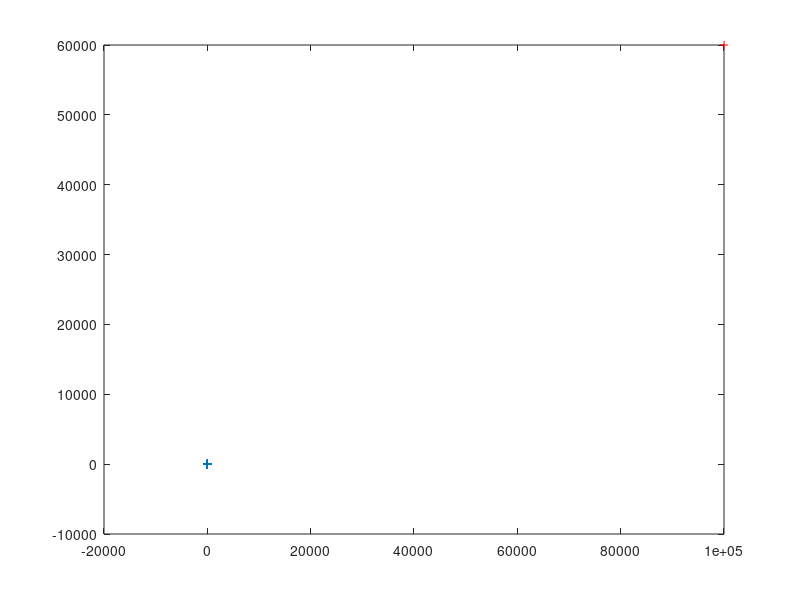

Here is the MATLAB script that generated this plot:
% Orbital.m

G = 6.6738480e-11;
M = 5.9742e24;
mu = G * M;

v = [100.0 -10.0];
r = [100000.0 60000.0];
r_mag = norm(r);
r_dir = r./r_mag;
vr = r_dir .* dot(r_dir, v); % radial velocity
vr_mag = norm(vr);
vt = v - vr; % tangent velocity
vt_mag = norm(vt);

t_dir = vt./vt_mag;

% Compute Kepler orbit

p = ((r_mag .* vt_mag) ^ 2) ./ mu;
v0 = sqrt(mu/p);

ex = ((vt_mag - v0) * r_dir - vr_mag * t_dir)/v0;
e = norm(ex);

ec = (vt_mag / v0) - 1;
es = (vr_mag / v0);
theta = atan2(es, ec);

x_dir = cos(theta) * r_dir - sin(theta) * t_dir;
y_dir = sin(theta) * r_dir + cos(theta) * t_dir;

xs = [];
ys = [];
steps = 10000;
% e = 2.0; % TODO 1.0 sometimes works, > 1 doesn't - do we need to just
% restrict the range of theta?
delta = 0.0001;
HAX_RANGE = 0.9; % limit range to stay out of very large values
% TODO want to instead limit the range based on... some viewing area?
% might be two visible segments, one from +ve and one from -ve theta, with
% different visible ranges. Could determine 
% TODO and want to take steps of fixed length/distance
if (e < 1 - delta) % ellipse
    range = pi;
elseif (e < 1 + delta) % parabola
    range = pi * HAX_RANGE;
else % hyperbola
    range = acos(-1/e) * HAX_RANGE;
end
mint = -range;
maxt = range;
for i = 0:steps
    ct = ((i / steps) * (maxt - mint)) + mint;
    cr = p / (1 + e * cos(ct));
    
    % TODO this part seems broken?
    x_len = cr .* cos(ct);
    y_len = cr .* sin(ct);
    pos = (x_dir .* x_len) + (y_dir .* y_len);
    xs = [xs pos(1)];
    ys = [ys pos(2)];
    % xs = [xs x_len];
    % ys = [ys y_len];
end

plot(xs, ys, '+');
hold on;
plot(r(1), r(2), 'r+');